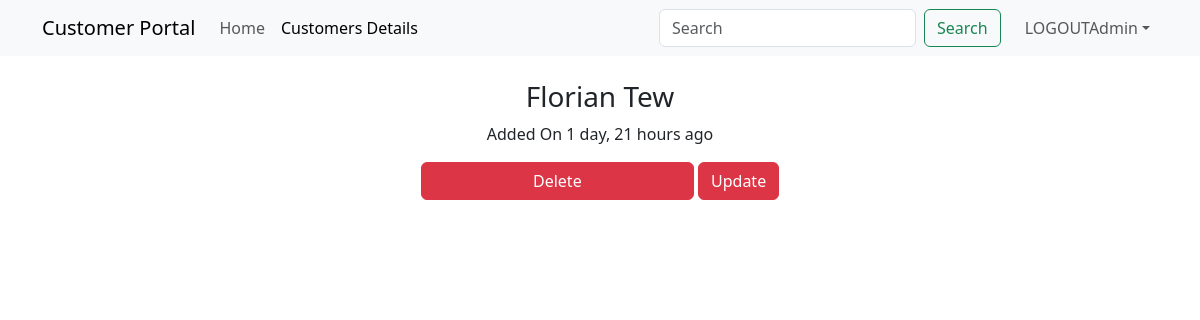
Screenshot of /show/2 (signed in) with the database file from the repository.
### main_app/models.py (models this page shows, shortened)
class Customer(models.Model):
    first_name = models.CharField(max_length=25)
    last_name = models.CharField(max_length=25)
    email = models.EmailField(unique=True)
    phone = models.CharField(max_length=25)
    profile_pic = models.ImageField(upload_to=generate_unique_name, null=True, default="students/default.png")
    created_at = models.DateTimeField(auto_now_add=True)  # updates time automatically
    updated_at = models.DateTimeField(auto_now=True)  # hapa inaonyesha last time it was updated on the database

### main_app/views.py (the view)
# urls.py: path('show/<int:id>', views.details, name="details"),
@login_required
def details(request, id):
    student = Customer.objects.get(pk=id)
    return render(request, "details.html", {"customer": student})

### templates/details.html (shortened to what this page needs)
{% extends 'base.html' %}
{% load humanize %}
{% block content %}
    {% include 'navbar.html' %}
    <div class="container">
        <div class="row justify-content-center">
            <div class="col-sm-6 text-center">
                <h3>{{ customer.first_name | capfirst }} {{ customer.last_name | capfirst }}</h3>
                <p>Added On {{ customer.created_at | naturaltime }}</p>
                {% if perms.main_app.delete_customer %}
                    <a href="{% url 'delete' customer.id %}" class="btn btn-danger w-50">Delete</a>
                {% endif %}
                {% if perms.main_app.change_customer %}
                    <a href="{% url 'update' customer.id %}" class="btn btn-danger">Update</a>
                {% endif %}
            </div>
        </div>
    </div>
{% endblock %}

### templates/navbar.html (shortened to what this page needs)
<nav class="navbar sticky-top navbar-expand-lg navbar-light bg-light">
    <div class="container">
        <a class="navbar-brand" href="{% url 'home' %}">Customer Portal</a>
        <div class="collapse navbar-collapse" id="navbarTogglerDemo02">
            <ul class="navbar-nav me-auto mb-2 mb-lg-0">
                <li class="nav-item">
                    <a class="nav-link  {% if '/' == request.path %} active {% endif %}" aria-current="page"
                       href="{% url 'home' %}">Home</a>
                </li>
                <li class="nav-item">
                    <a class="nav-link {% if 'show' in request.path %} active {% endif %} " href="{% url 'home' %}">Customers Details</a>
                </li>
            </ul>
            <form class="d-flex" method="get" action="{% url 'search' %}">
                <input class="form-control me-2" name="search" type="search" placeholder="Search" aria-label="Search">
                <button class="btn btn-outline-success" type="submit">Search</button>
            </form>
            <ul class="navbar-nav ms-3 mb-2 mb-lg-0">
                <li class="nav-item dropdown">
                    <a class="nav-link dropdown-toggle" href="#" role="button" data-bs-toggle="dropdown">LOGOUT{{ user.first_name }}</a>
                </li>
            </ul>
        </div>
    </div>
</nav>

### rows the page displays
Customer: first_name "Florian", last_name "Tew", created_at "1 day, 21 hours ago"

### other values shown
{{ user.first_name }} "Admin"
